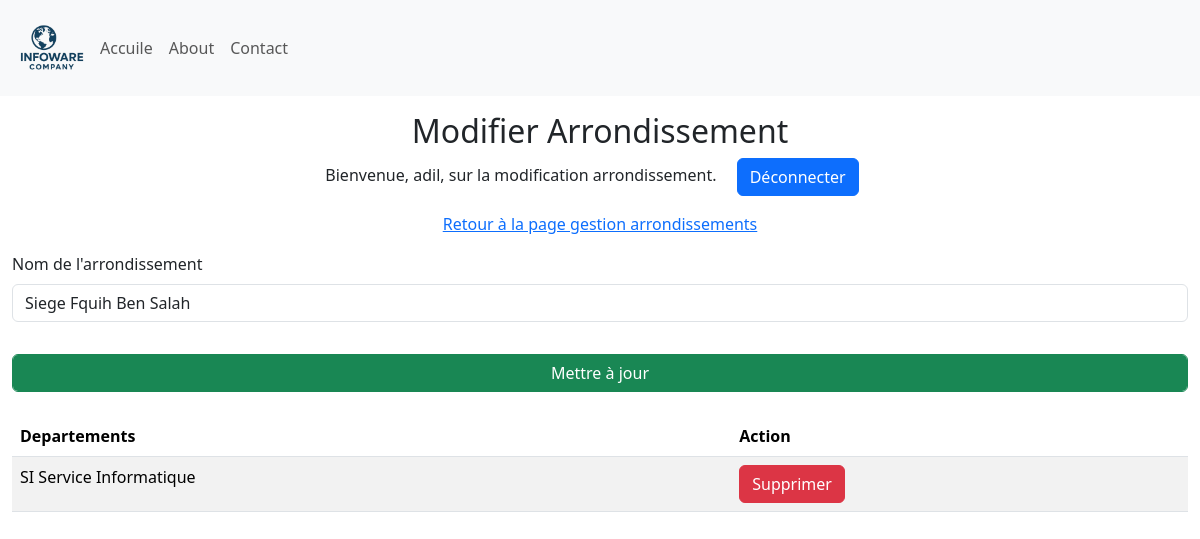
The page /update_arrondissement/1 (signed in) on the database as committed earlier.
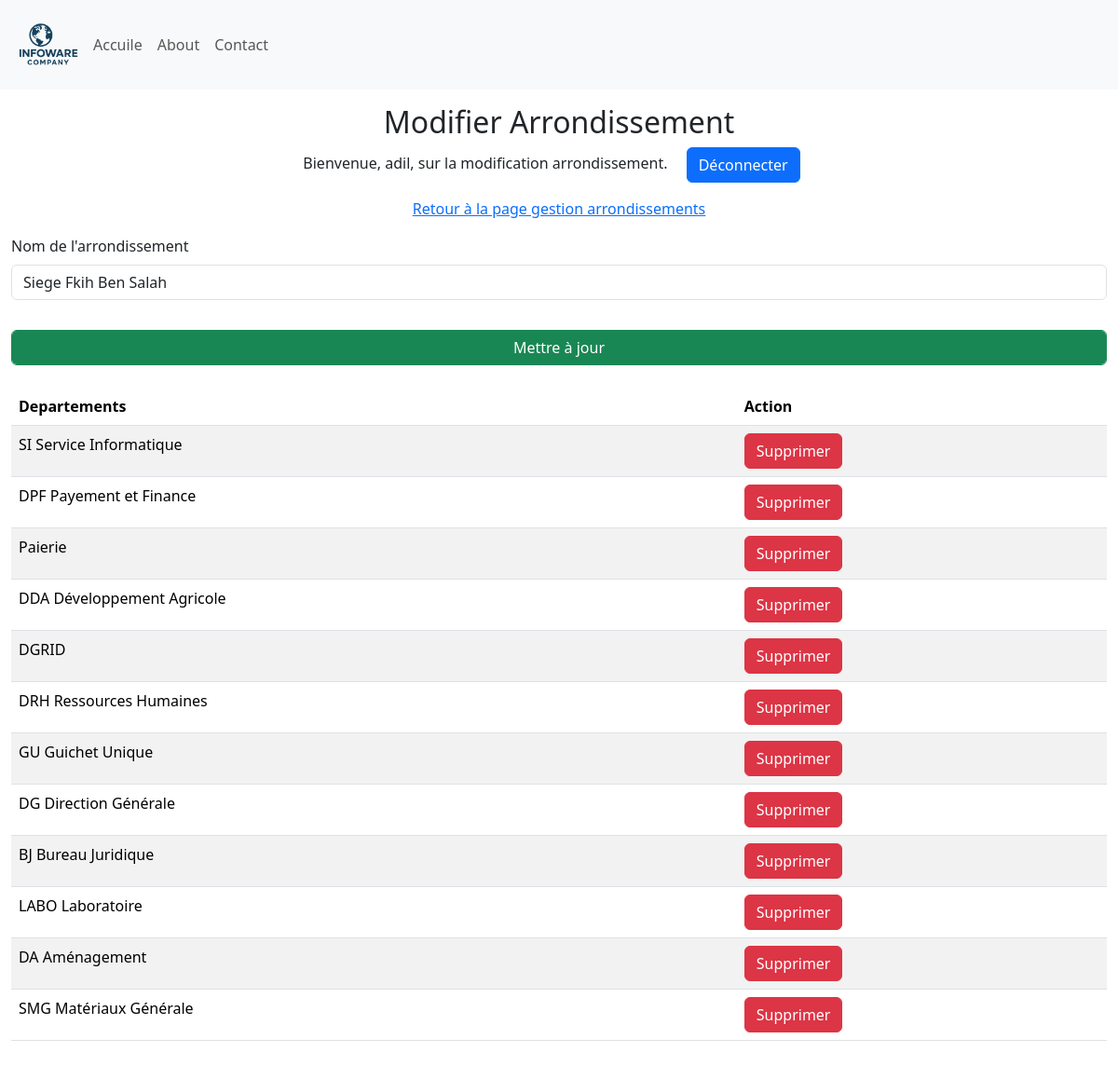
The same page on the database as committed later.
### Site/models.py (models this page shows, shortened)
class Arondissement(db.Model):
    id = db.Column(db.Integer, primary_key=True)
    arondissement = db.Column(db.String(25), unique=True, nullable=False)
    departement = db.relationship('Departement', backref='Departement', lazy=True)

class Departement(db.Model):
    id = db.Column(db.Integer, primary_key=True)
    departement = db.Column(db.String(25), unique=True, nullable=False)
    arondissement = db.Column(db.Integer, db.ForeignKey('arondissement.id'), nullable=False)

### Site/dashbord/arrondissement.py (the view)
@arrondissement.route('/update_arrondissement/<int:arrondissement_id>', methods=['GET', 'POST'])
def update_arrondissement(arrondissement_id):
    if 'user' not in session:
        return redirect(url_for('admin.admin'))
    arrondissement = Arondissement.query.get_or_404(arrondissement_id)
    if request.method == 'POST':
        new_name = request.form.get('arrondissementName')
        if new_name:
            arrondissement.arondissement = new_name
            db.session.commit()
            return redirect(url_for('arrondissement.manage_Arrondissements'))
    return render_template('update_arondissement.html', name=session['user'], arrondissement=arrondissement, departements=arrondissement.departement)

### Site/templates/update_arondissement.html (shortened to what this page needs)
{% extends 'base.html' %}
{% block body %}
<div class="container-fluid">
    <div class="row">
        <div class="col-12  my-3">
            <div class="text-center">
                <h2>Modifier Arrondissement</h2>
                <p>Bienvenue, {{ name }}, sur la modification arrondissement. <a class="mx-3 btn btn-primary" href="{{ url_for('admin.logout') }}"">Déconnecter</a></p>
                <p><a href="{{ url_for('arrondissement.manage_Arrondissements') }}">Retour à la page gestion arrondissements</a> </p>
            </div>
           <form method="POST">
                <div class="mb-3">
                    <label for="arrondissementName" class="form-label">Nom de l'arrondissement</label>
                    <input type="text" class="form-control" id="arrondissementName" name="arrondissementName" value="{{ arrondissement.arondissement }}" required>
                </div>
                <div class="mb-3">
                    <input type="submit" class="form-control btn btn-success mt-3" value="Mettre à jour">
                </div>
            </form>
                {% if departements %}
                <table class="table table-striped mt-4 ">
                    <thead>
                        <tr>
                          <th scope="col">Departements</th>
                          <th scope="col">Action</th>
                        </tr>
                      </thead>
                      <tbody>
                        {% for departement in departements %}
                        <tr>
                          <td>{{ departement.departement }}</td>
                          <td>
                             <a href ="{{ url_for('departement.delete_departement', departement_id=departement.id) }}" onclick="return confirm('Êtes-vous sûr de vouloir supprimer cet arrondissement ?');"  class="btn btn-danger">Supprimer</a>
                          </td>
                        </tr>
                        {% endfor %}
                </table>
                {% else %}
                <p class="mt-4 text-danger h4">Aucun departement associé à cet arrondissement.</p>
                {% endif %}
        </div>
    </div>
</div>
{% endblock %}

### Site/templates/base.html (shortened to what this page needs)
<!DOCTYPE html>
<html lang="fr">
<head>
    <link href="https://cdn.jsdelivr.net/npm/bootstrap@5.3.8/dist/css/bootstrap.min.css" rel="stylesheet">
    <link rel="stylesheet" href={{url_for('static', filename='style.css')}}>
</head>
<body>
    <nav class="navbar navbar-expand-lg bg-light" >
        <div class="container-fluid" >
          <img width="80px" src="{{url_for('static', filename='logo.png')}}" alt="logo">
          <div class="collapse navbar-collapse" id="navbarNav">
            <ul class="navbar-nav">
              <li class="nav-item">
                <a class="nav-link"  href="{{ url_for('main.home') }}">Accuile</a>
              </li>
              <li class="nav-item">
                <a class="nav-link" href={{ url_for('about.about_page') }}>About</a>
              </li>
              <li class="nav-item">
                <a class="nav-link" href="#">Contact</a>
              </li>
            </ul>
          </div>
        </div>
      </nav>
      {% block body %}{% endblock %}
</body>
</html>

### Site/static/style.css (style rules this page uses)
* { margin: 0; padding: 0; box-sizing: border-box; }
:root { --primary-color: #0056b3; --secondary-color: #f8f9fa; --text-color: #333; --highlight-color: #007bff; }
body { font-family: 'Segoe UI', Tahoma, Geneva, Verdana, sans-serif; }

Rows that differ between the two databases and show on the page:
changed Arondissement: arrondissementName "Siege Fquih Ben Salah" → "Siege Fkih Ben Salah"
added Departement: departement "DPF Payement et Finance"
added Departement: departement "Paierie"
added Departement: departement "DDA Développement Agricole"
added Departement: departement "DGRID"
added Departement: departement "DRH Ressources Humaines"
added Departement: departement "GU Guichet Unique"
added Departement: departement "DG Direction Générale"
added Departement: departement "BJ Bureau Juridique"
added Departement: departement "LABO Laboratoire"
added Departement: departement "DA Aménagement"
added Departement: departement "SMG Matériaux Générale"
